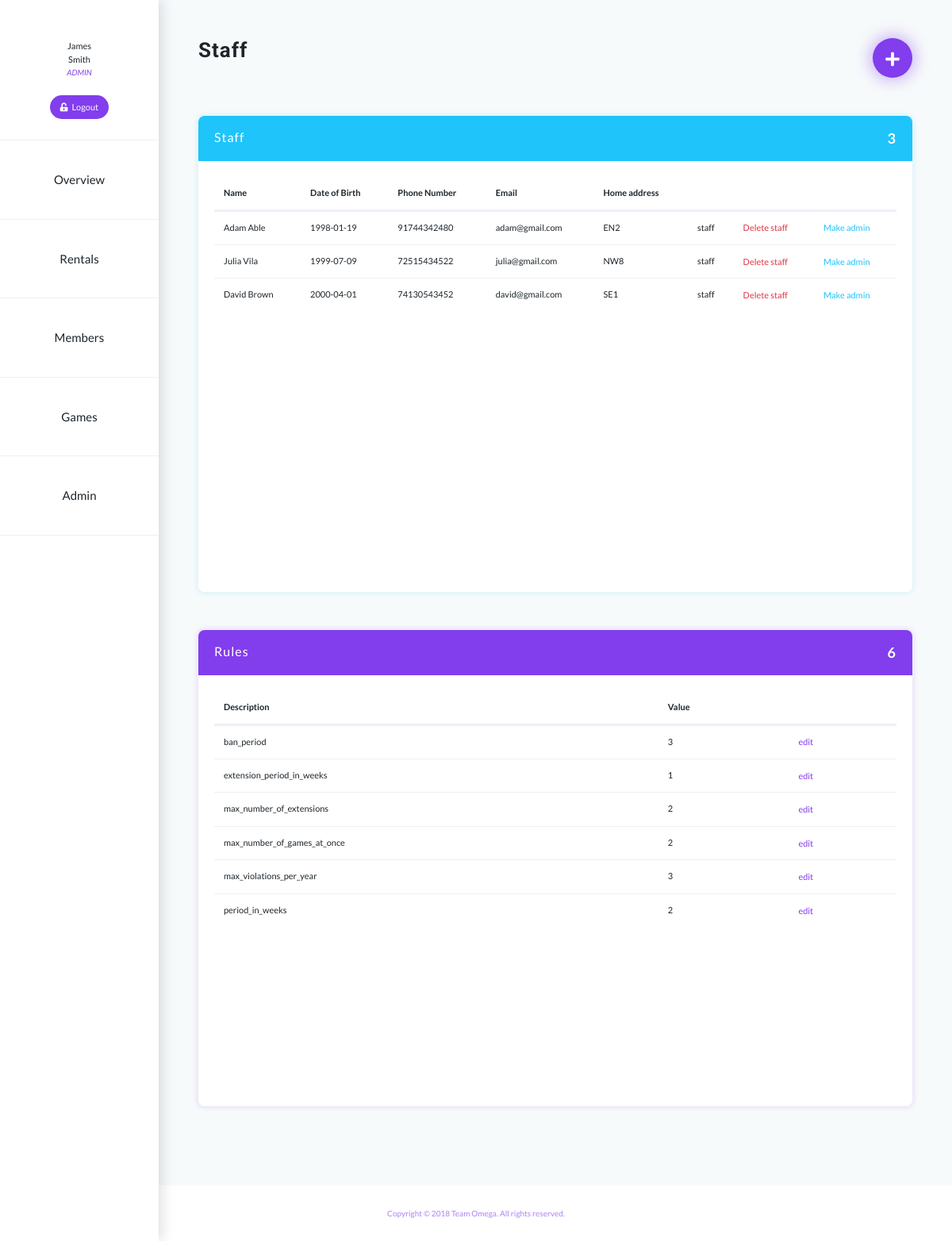
The page /staff/dashboard.php?tab=admin (signed in) on the database its author committed.
### tables this page shows
CREATE TABLE Staff
(
  staffID     INT AUTO_INCREMENT NOT NULL,
  password    VARCHAR(255)   NOT NULL,
  title       VARCHAR(5)    NOT NULL,
  firstname   VARCHAR(20)   NOT NULL,
  surname     VARCHAR(30)   NOT NULL,
  DoB         DATE,
  phoneNo     CHAR(11),
  email       VARCHAR(30),
  homeAddress  VARCHAR(60),
  PRIMARY KEY (staffID)
);

CREATE TABLE Rules
(
  description VARCHAR(60) NOT NULL UNIQUE,
  value INT NOT NULL
);

### private/queryFunctions.php (called while the page is built, shortened)
<?php
require_once('functions.php');
function getStaffData()
{
    global $db;
    $sql = "SELECT staffID, firstname, surname, phoneNo, DoB, email, homeAddress ";
    $sql .= "FROM  Staff;";
    $result = mysqli_query($db, $sql);
    return $result;
}
function getStaffDataByEmail($staffUsername)
{
    global $db;
    $sql = "SELECT firstname, surname FROM Staff WHERE Staff.email = '$staffUsername'";
    $result = mysqli_query($db, $sql);
    $data = mysqli_fetch_assoc($result);
    return $data;
}
function getAdmin()
{
    global $db;
    $sql = "SELECT staffID FROM Admin ";
    $sql .= "WHERE isCurrent = true;";
    $result = mysqli_query($db, $sql);
    $admin = mysqli_fetch_assoc($result);
    return reset($admin);
}
function isAdmin($username)
{
    global $db;
    $sql = "SELECT Staff.email as adminEmail FROM Admin, Staff WHERE Admin.isCurrent = TRUE AND Admin.staffID = Staff.staffID";
    $result = mysqli_query($db, $sql);
    $emails = mysqli_fetch_assoc($result);
    if ($emails['adminEmail'] == $username) return true;
    else return false;
}
function getRulesData()
{
    global $db;
    $sql = "SELECT * FROM Rules";
    $result = mysqli_query($db, $sql);
    return $result;
}
function countStaff()
{
    global $db;
    $sql = "SELECT * FROM Staff";
    $result = mysqli_query($db, $sql);
    $numStaff = mysqli_num_rows($result);
    return $numStaff;
}
function countRules()
{
    global $db;
    $sql = "SELECT * FROM Rules";
    $result = mysqli_query($db, $sql);
    $numRules = mysqli_num_rows($result);
    return $numRules;
}
?>

### private/functions.php (called while the page is built, shortened)
<?php
function urlFor($script_path) {
    return WWW_ROOT . $script_path;
}
?>

### private/initialize.php (called while the page is built, shortened)
<?php
require_once('functions.php');
require_once('queryFunctions.php');
 $rules = getRulesData();
?>

### public/staff/tabs/adminTab.php (the view, shortened to what this page needs)
<div class="justify-content-between flex-wrap flex-md-nowrap align-items-center text-center mb-5 mt-5">
    <h1 class="align-left">Staff</h1>
    <a class="btn btn-add align-right" href="pages/addStaff.php" title="Add Staff"><i class="fas fa-plus"></i></a>
</div>
<div class="row mt-3">
    <div class="col">
        <div class="card card-blue card-big">
            <div class="card-title title-blue">
                <div class="align-left label">Staff</div>
                <div class="align-right"><?php echo countStaff() - 1; ?></div>
            </div>
            <div class="card-body">
                <table class="table table-hover">
                    <thead>
                    <tr>
                        <th class="no-border" scope="col">Name</th>
                        <th class="no-border" scope="col">Date of Birth</th>
                        <th class="no-border" scope="col">Phone Number</th>
                        <th class="no-border" scope="col">Email</th>
                        <th class="no-border" scope="col">Home address</th>
                        <th class="no-border" scope="col"></th>
                        <th class="no-border" scope="col"></th>
                        <th class="no-border" scope="col"></th>
                    </tr>
                    </thead>
                    <tbody>
                    <?php $staff = getStaffData();
                    while ($staffMember = mysqli_fetch_assoc($staff)) {
                        if ($staffMember['staffID'] !== getAdmin()) {
                            ?>
                            <tr>
                                <td><?php echo $staffMember['firstname'] . " " . $staffMember['surname']; ?></td>
                                <td><?php echo $staffMember['DoB']; ?></td>
                                <td><?php echo $staffMember['phoneNo']; ?></td>
                                <td><?php echo $staffMember['email']; ?></td>
                                <td><?php echo $staffMember['homeAddress']; ?></td>
                                <td><?php if (isAdmin($staffMember['email'])) echo 'admin'; else echo 'staff' ?></td>
                                <form action="" method="post">
                                    <td>
                                        <button type="submit" name="delete" class="btn btn-outline-danger"> Delete
                                            staff
                                        </button>
                                    </td>
                                </form>
                                <form action="" method="post">
                                    <td>
                                        <button type="submit" name="makeAdmin" class="btn btn-outline-primary"> Make
                                            admin
                                        </button>
                                    </td>
                                </form>
                            </tr>
                        <?php }
                    } ?>
                    </tbody>
                </table>
            </div>
            <div class="card-footer"></div>
        </div>
    </div>
</div>
<div id="rules" class="row mt-5">
    <div class="col">
        <div class="card card-purple card-big">
            <div class="card-title title-purple">
                <div class="align-left label">Rules</div>
                <div class="align-right"><?php echo countRules(); ?></div>
            </div>
            <div class="card-body">
                <table class="table table-hover">
                    <thead>
                    <tr>
                        <th class="no-border" scope="col">Description</th>
                        <th class="no-border" scope="col">Value</th>
                        <th class="no-border" scope="col"></th>
                    </tr>
                    </thead>
                    <tbody>
                    <?php
                    while ($rule = mysqli_fetch_assoc($rules)) { ?>
                    <tr>
                        <td><?php
                            if (isset($_POST['description'])) {
                                if ($rule['description'] == $_POST['description']) {
                                    echo '<div class="btn-outline-primary">' . $rule['description'] . '</div>';
                                } else {
                                    echo $rule['description'];
                                }
                            } else {
                                echo $rule['description'];
                            } ?></td>
                        <td><?php echo $rule['value']; ?></td>
                        <td>
                            <form action="" method="post">
                                <button type="submit" name="submit" class="btn btn-outline-primary">edit</button>
                            </form>
                        </td>
                        <?php } ?>
                    </tr>
                    </tbody>
                </table>
            </div>
            <div class="card-footer"></div>
        </div>
    </div>
</div>

### public/staff/dashboard.php (shortened to what this page needs)
<?php
require_once('../../private/initialize.php');
$staffName = getStaffDataByEmail($_SESSION['username']);
$isAdmin = isAdmin($_SESSION['username']);
?>
<!DOCTYPE html>
<html lang="en">
<?php include(PRIVATE_PATH . '/shared/head.php'); ?>
<body>
    <div class="container-fluid">
      <div class="row">
        <nav class="col-md-3 d-md-block sidebar col-lg-2 position-fixed">
          <div class="sidebar-sticky">
              <div class="headline border-bottom">
                  <?php echo $staffName['firstname']?><br><?php echo $staffName['surname']?>
                  <h7><br><?php if ($isAdmin) echo 'admin'; else echo 'staff'; ?></h7>
                  <br><a href="<?php echo urlFor('/staff/logout.php'); ?>"" class="btn btn-sidebar mb-3"><i class="fas fa-unlock-alt"></i> Logout</a>
              </div>
            <ul class="nav flex-column">
              <li class="nav-item nav-item-sidebar">
                <a class="nav-link active" href="?tab=overview">Overview</a>
              </li>
              <li class="nav-item nav-item-sidebar">
                <a class="nav-link" href="?tab=rentals">Rentals</a>
              </li>
              <li class="nav-item nav-item-sidebar">
                <a class="nav-link" href="?tab=members">Members</a>
              </li>
                <li class="nav-item nav-item-sidebar">
                    <a class="nav-link" href="?tab=game">Games</a>
                </li>
                <?php if($isAdmin) echo
                '<li class="nav-item nav-item-sidebar">
                    <a class="nav-link" href="?tab=admin">Admin</a>
                </li>' ?>
            </ul>
          </div>
        </nav>
        <div class="main col-md-9 ml-sm-auto col-lg-10">
            <?php
            $tab = '';
            if(!isset($_GET['tab'])) {
                $tab = 'overview';
            } else {
                $tab = $_GET['tab'];
            }
            include('tabs/' . $tab . 'Tab.php'); ?>
        </div>
      </div>
    </div>
    <?php include(PRIVATE_PATH . '/shared/footer.php'); ?>
</body>
</html>

### public/style/main.css (style rules this page uses)
html, body { height: 100%; }
body { font-size: 11px; font-family: 'Lato', sans-serif; background-color: #f7fafb; color: #1d252b; }
h1 { font-size: 26px; font-family: 'Roboto', sans-serif; letter-spacing: 1px; font-weight: bold !important; }
li { font-size: 1.4em; }
a { color: #823ded; }
.align-left { float: left; }
.align-right { float: right; }
.nav-item { margin-right: 10px; }
.active.nav-link { color: #371f77; }
.nav-link { font-size: 17px; color: #1d252b !important; }
.active { color: #371f77 !important; }

### public/style/dashboard.css (style rules this page uses)
h7 { font-size: 10px; color: #823ded; font-style: italic; text-transform: uppercase; }
.nav { margin-bottom: 100px; }
.headline { padding-bottom: 10px; margin-top: 50px; margin-bottom: 0; }
.sidebar { overflow: auto; background-color: #fff; text-align: center; padding-left: 0; padding-right: 0; height: 100%; -webkit-box-shadow: 3px 0 16px 0 rgba(81,75,97,0.2); -moz-box-shadow: 3px 0 16px 0 rgba(81,75,97,0.2); box-shadow: 3px 0 16px 0 rgba(81,75,97,0.2); }
.btn-sidebar { font-size: 11px; word-spacing: 3px; color: white !important; background-color: rgba(130,61,237,1); margin-top: 20px; border-radius: 1rem; }
.nav-item-sidebar { padding: 30px 0 30px 0; margin-right: 0; border-bottom: 1px solid #edf0f5; }
.nav-item-sidebar a { font-size: 15px; color: #1D252B !important; }
.border-bottom { border-color: #edf0f5 !important; }
.main { margin-bottom: 100px; padding-left: 50px; padding-right: 50px; }
.btn-add { font-size: 20px; color: #ffffff !important; background-color: #823ded; padding-top: 10px; width: 50px; height: 50px; border-radius: 100%; -webkit-box-shadow: 0 0 20px 3px rgba(130,61,237,0.4); -moz-box-shadow: 0 0 20px 3px rgba(130,61,237,0.4); box-shadow: 0 0 20px 3px rgba(130,61,237,0.4); }
.card { border: 0; border-radius: 0.5rem; height: 500px; }
.card-big { height: 600px !important; }
.card-body { overflow-y: auto; -ms-overflow-style: -ms-autohiding-scrollbar; }
.card-purple { -webkit-box-shadow: 0 0 5px 3px rgba(130,61,237,0.1); -moz-box-shadow: 0 0 5px 3px rgba(130,61,237,0.1); box-shadow: 0 0 5px 3px rgba(130,61,237,0.1); }
.card-blue { -webkit-box-shadow: 0 0 5px 3px rgba(31, 196, 250, 0.1); -moz-box-shadow: 0 0 5px 3px rgba(31, 196, 250,0.1); box-shadow: 0 0 5px 3px rgba(31, 196, 250,0.1); }
.card-title { font-size: 18px; font-weight: bold; letter-spacing: 1px; color: #ffffff; padding: 15px 20px; margin-bottom: 0; border-radius: 0.5rem 0.5rem 0 0; }
.title-purple { background-color: #823ded; }
.title-blue { background-color: #1fc4fa; }
.card-footer { background-color: #ffffff; border: 0; border-radius: 0 0 0.5rem 0.5rem !important; }
.label { font-size: 16px; font-weight: normal; }
thead tr { border-bottom: 3px solid #edf0f5; }
.table td { border-color: #edf0f5; }
.no-border { border-top: 0 !important; }
button[type=submit] { font-size: 11px; text-decoration: none; padding: 0; margin: 0; border: none; cursor: pointer; }
.card-blue .btn-outline-primary { color: #1fc4fa; }
.card-purple .btn-outline-primary { color: #823ded; }

### rows shown on the page
staff: firstname "James", surname "Smith"
staff: firstname "Adam", surname "Able", DoB "1998-01-19", phoneNo "91744342480", email "adam@gmail.com", homeAddress "EN2"
staff: firstname "Julia", surname "Vila", DoB "1999-07-09", phoneNo "72515434522", email "julia@gmail.com", homeAddress "NW8"
staff: firstname "David", surname "Brown", DoB "2000-04-01", phoneNo "74130543452", email "david@gmail.com", homeAddress "SE1"
rules: description "ban_period", value "3"
rules: description "extension_period_in_weeks", value "1"
rules: description "max_number_of_extensions", value "2"
rules: description "max_number_of_games_at_once", value "2"
rules: description "max_violations_per_year", value "3"
rules: description "period_in_weeks", value "2"

### other values the page prints
countStaff() - 1 "3"
countRules() "6"
